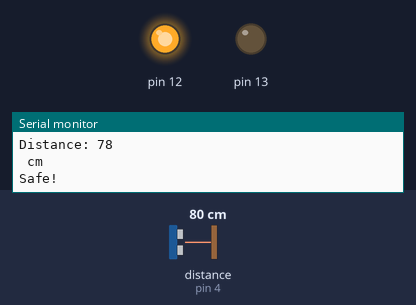
The sketch below on a simulated Arduino Uno, built with avr-gcc and run on an emulated ATmega328P. Parts: output pins drawn as LEDs (lit = HIGH), the last lines printed to the serial monitor. Wiring (inferred from the names in the program): ultrasonic range finder: trigger pin 3; echo pin 4. The inputs (shaded band) are chosen by the test bench; at power-on: distance to the obstacle (sensor on pin 4) 80 cm. The echo pulse lasts 58.3 µs per cm; pins used as bus, display or sensor lines are not drawn.

Above: at 2.3 s.
2.4 s: distance to the obstacle (sensor on pin 4) set to 22 cm
4.5 s: distance to the obstacle (sensor on pin 4) set to 18 cm
At 5.4 s:
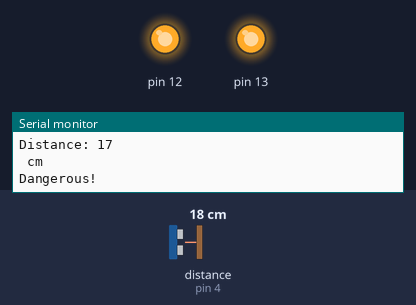
6.6 s: distance to the obstacle (sensor on pin 4) set to 35 cm
At 7.9 s:
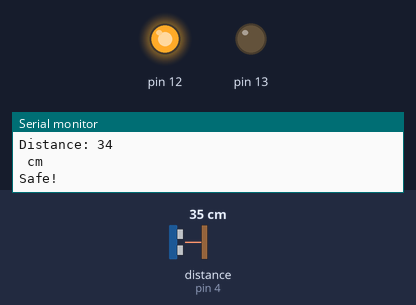
9.0 s: distance to the obstacle (sensor on pin 4) set to 2 cm
At 10.3 s:
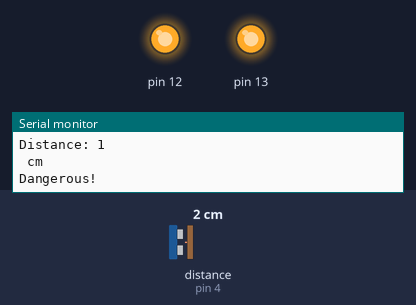
Timing chart, 0 to 12.0 s (numbered marks = the images above; inputs shaded):
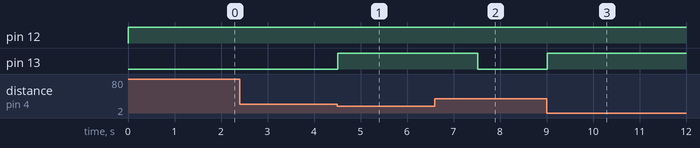

Measured:
- the behaviour switches between 21 and 20 cm on distance to the obstacle (sensor on pin 4) (found by bisection; images 0 and 1)
- after the input at 4.5 s, pin 13: LOW → HIGH at once
- after the input at 6.6 s, pin 13: HIGH → LOW after 0.92 s
- after the input at 9.0 s, pin 13: LOW → HIGH at once

The sketch:

Parking_assistant_system.ino
```cpp
#include <Arduino_FreeRTOS.h>
#include <queue.h>

QueueHandle_t queue_1;

#define trigPin 3    // chân trig của HC-SR04
#define echoPin 4    // chân echo của HC-SR04
void setup()
{
  Serial.begin(9600);   //giao tiếp Serial với baudrate 9600

  pinMode(trigPin, OUTPUT);
  pinMode(echoPin, INPUT);
  pinMode (13, OUTPUT);  //chân 13 phát tín hiệu đèn
  pinMode (12, OUTPUT);  //chân 12 phát tín hiệu còi

  queue_1 = xQueueCreate(5, sizeof(int));
  if (queue_1 == NULL)
  {
  Serial.println("Queue can not be created!");
  }
  xTaskCreate(Taskdisplay, "Display_task", 128, NULL, 2, NULL);
  xTaskCreate(TaskMeasure, "Distance", 128, NULL, 1, NULL);
  vTaskStartScheduler();
}

void Taskdisplay(void * pvParameters)
{
  int a;
  while(1)
  {
  if ( xQueueReceive(queue_1, &a, portMAX_DELAY) == pdPASS)
   {
  Serial.print("Distance: ");
  Serial.println(a);
  Serial.println(" cm");
  if(a < 20)
    {
          Serial.println("Dangerous!");

          digitalWrite(13, HIGH);
          digitalWrite(12, HIGH);
    }
    else
    {
          Serial.println("Safe!");

          digitalWrite(13, LOW);
          digitalWrite(12, HIGH);
     }
     vTaskDelay( 500 / portTICK_PERIOD_MS );
   }
  }
}

void TaskMeasure(void * pvParameters)
{
  long duration;  //biến đo thời gian
  int distance;   //biến đo khoảng cách
  while(1)     //tạo vòng lặp nếu true cho phát xung từ chân trig
  {
  digitalWrite(trigPin, LOW);  //tắt xung từ chân trig
  delayMicroseconds(2);        //xung có độ dài 5 microSeconds
  digitalWrite(trigPin, HIGH);
  delayMicroseconds(10);
  digitalWrite(trigPin, LOW);
  duration = pulseIn(echoPin, HIGH);   //Đo độ rộng xung HIGH ở chân echo (Hàm pulseIn() được dùng để đo độ rộng của xung)
  distance = (duration/2/29.412);      //Tính khoảng cách đến vật cản
  xQueueSend(queue_1, &distance, portMAX_DELAY);
  vTaskDelay( 1500 / portTICK_PERIOD_MS );
  }
}
```
